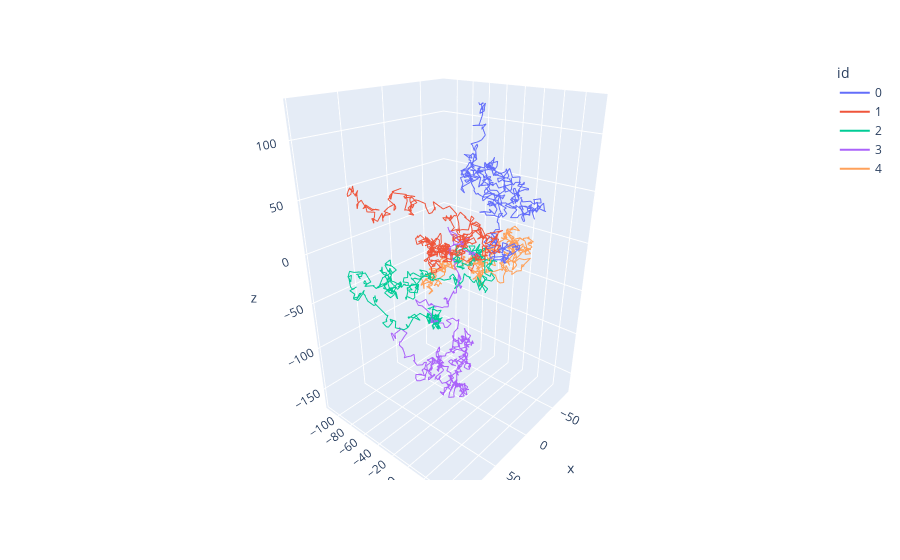

The cell this chart's notebook holds for it:
### Code cell
import plotly.express as px

tmp = data.loc[data.id.isin(range(5)), :]

fig = px.line_3d(tmp, x="x", y="y", z="z", color="id")
fig.show()

### Figure 1 — Plotly figure (JSON) as saved in the notebook; plotly's stock layout.template omitted (floating-point values rounded to 4 significant figures; data arrays with more than 128 entries replaced by an {"elided": "..."} marker saying what was removed)
{"data": [{"hovertemplate": "id=0<br>x=%{x}<br>y=%{y}<br>z=%{z}<extra></extra>", "legendgroup": "0", "line": {"color": "#636efa", "dash": "solid"}, "marker": {"symbol": "circle"}, "mode": "lines", "name": "0", "scene": "scene", "showlegend": true, "type": "scatter3d", "x": {"elided": "500 float values"}, "y": {"elided": "500 float values"}, "z": {"elided": "500 float values"}}, {"hovertemplate": "id=1<br>x=%{x}<br>y=%{y}<br>z=%{z}<extra></extra>", "legendgroup": "1", "line": {"color": "#EF553B", "dash": "solid"}, "marker": {"symbol": "circle"}, "mode": "lines", "name": "1", "scene": "scene", "showlegend": true, "type": "scatter3d", "x": {"elided": "500 float values"}, "y": {"elided": "500 float values"}, "z": {"elided": "500 float values"}}, {"hovertemplate": "id=2<br>x=%{x}<br>y=%{y}<br>z=%{z}<extra></extra>", "legendgroup": "2", "line": {"color": "#00cc96", "dash": "solid"}, "marker": {"symbol": "circle"}, "mode": "lines", "name": "2", "scene": "scene", "showlegend": true, "type": "scatter3d", "x": {"elided": "500 float values"}, "y": {"elided": "500 float values"}, "z": {"elided": "500 float values"}}, {"hovertemplate": "id=3<br>x=%{x}<br>y=%{y}<br>z=%{z}<extra></extra>", "legendgroup": "3", "line": {"color": "#ab63fa", "dash": "solid"}, "marker": {"symbol": "circle"}, "mode": "lines", "name": "3", "scene": "scene", "showlegend": true, "type": "scatter3d", "x": {"elided": "500 float values"}, "y": {"elided": "500 float values"}, "z": {"elided": "500 float values"}}, {"hovertemplate": "id=4<br>x=%{x}<br>y=%{y}<br>z=%{z}<extra></extra>", "legendgroup": "4", "line": {"color": "#FFA15A", "dash": "solid"}, "marker": {"symbol": "circle"}, "mode": "lines", "name": "4", "scene": "scene", "showlegend": true, "type": "scatter3d", "x": {"elided": "500 float values"}, "y": {"elided": "500 float values"}, "z": {"elided": "500 float values"}}], "layout": {"autosize": true, "legend": {"title": {"text": "id"}, "tracegroupgap": 0}, "margin": {"t": 60}, "scene": {"aspectmode": "auto", "aspectratio": {"x": 0.8599, "y": 0.821, "z": 1.416}, "camera": {"center": {"x": 0, "y": 0, "z": 0}, "eye": {"x": 1.471, "y": 1.261, "z": 0.967}, "projection": {"type": "perspective"}, "up": {"x": 0, "y": 0, "z": 1}}, "domain": {"x": [0, 1], "y": [0, 1]}, "xaxis": {"title": {"text": "x"}, "type": "linear"}, "yaxis": {"title": {"text": "y"}, "type": "linear"}, "zaxis": {"title": {"text": "z"}, "type": "linear"}}}}
